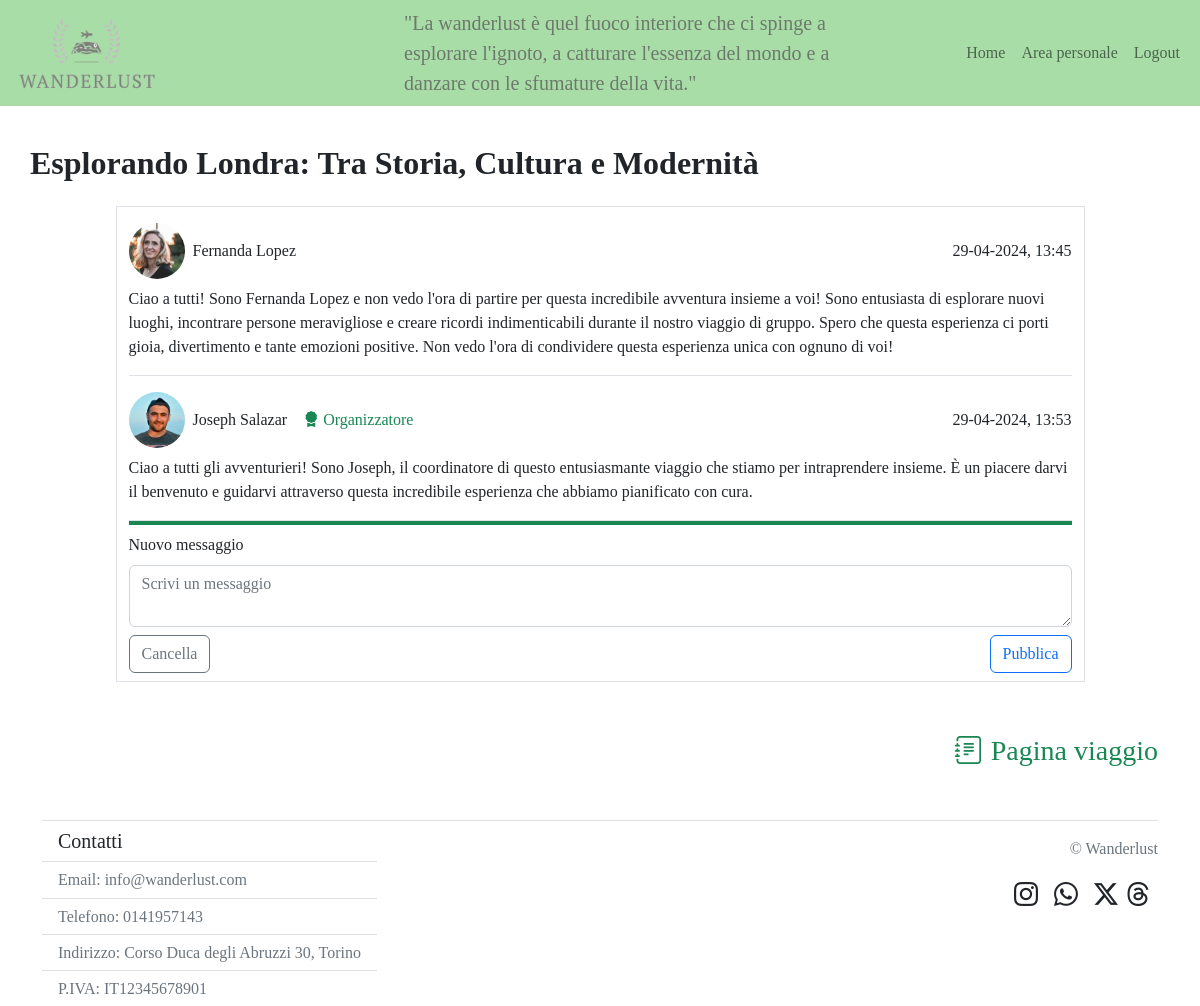
Screenshot of /35/pagina_messaggi (signed in) with the database file from the repository.
### tables this page shows
CREATE TABLE "viaggi" (
	"id"	INTEGER NOT NULL,
	"id_coordinatore"	INTEGER NOT NULL,
	"continente"	TEXT NOT NULL,
	"nazione"	TEXT NOT NULL,
	"data"	TEXT NOT NULL,
	"num_giorni"	TEXT NOT NULL,
	"aeroporto"	TEXT NOT NULL,
	"prezzo"	INTEGER NOT NULL,
	"descrizione"	TEXT NOT NULL,
	"img_viaggio"	TEXT NOT NULL UNIQUE,
	"approvato"	INTEGER NOT NULL,
	"titolo"	TEXT NOT NULL,
	PRIMARY KEY("id" AUTOINCREMENT)
);

CREATE TABLE "messaggi" (
	"id_messaggio"	INTEGER NOT NULL,
	"id_viaggio"	INTEGER NOT NULL,
	"id_utente"	INTEGER NOT NULL,
	"txtMessaggio"	TEXT NOT NULL,
	"data"	TEXT NOT NULL,
	FOREIGN KEY("id_utente") REFERENCES "utenti"("id"),
	FOREIGN KEY("id_viaggio") REFERENCES "viaggi"("id"),
	PRIMARY KEY("id_messaggio" AUTOINCREMENT)
);

CREATE TABLE "utenti" (
	"id"	INTEGER NOT NULL,
	"nome"	TEXT NOT NULL,
	"cognome"	TEXT NOT NULL,
	"email"	TEXT NOT NULL UNIQUE,
	"password"	TEXT NOT NULL,
	"img_profilo"	TEXT NOT NULL,
	"tipologia"	TEXT NOT NULL,
	"banned"	INTEGER NOT NULL,
	PRIMARY KEY("id" AUTOINCREMENT)
);

### app.py (the view)
@app.route('/<int:id_viaggio>/pagina_messaggi', methods=['GET', 'POST'])
@login_required
def pagina_messaggi(id_viaggio):
    lista_partecipanti = viaggi_dao.getPartecipazioniViaggio(id_viaggio)
    partecipante_presente = False
    for partecipante in lista_partecipanti:
        if current_user.id == partecipante['id_utente']:
            partecipante_presente = True
    if not partecipante_presente:
        return render_template('405.html'), 405
    viaggio = viaggi_dao.getViaggio(id_viaggio)
    oggi = datetime.today().strftime('%Y-%m-%d')
    if viaggio['data'] < oggi:
        flash('Non si può visualizzare la chat di un viaggio passato!', 'warning')
        return redirect(url_for('pagina_viaggio', id_viaggio = id_viaggio))
    messaggi = messaggi_dao.getMessaggiViaggio(id_viaggio)
    return render_template('chat.html', viaggio = viaggio, messaggi = messaggi)

### app.py (called while the page is built)
@login_manager.user_loader
def load_user(user_id):
    db_user = utenti_dao.getUtenteByID(user_id)
    if db_user is not None:
        user = User(id=db_user['id'], nome = db_user['nome'], cognome = db_user['cognome'], email = db_user['email'], password = db_user['password'], tipologia = db_user['tipologia'], img_profilo=db_user['img_profilo'])
    return user

### messaggi_dao.py (called while the page is built)
def getMessaggiViaggio(id_viaggio):
    query = 'SELECT * FROM messaggi, utenti WHERE messaggi.id_viaggio = ? AND messaggi.id_utente = utenti.id ORDER BY messaggi.data ASC'
    connection = sqlite3.connect('db/wanderlust.db')
    connection.row_factory = sqlite3.Row
    cursor = connection.cursor()
    cursor.execute(query, (id_viaggio,))
    result = cursor.fetchall()
    cursor.close()
    connection.close()
    return result

### utenti_dao.py (called while the page is built)
def getUtenteByID(id):
    query = 'SELECT * FROM utenti WHERE id = ?'
    connection = sqlite3.connect('db/wanderlust.db')
    connection.row_factory = sqlite3.Row
    cursor = connection.cursor()
    cursor.execute(query, (id,))
    result = cursor.fetchone()
    cursor.close()
    connection.close()
    return result

### viaggi_dao.py (called while the page is built)
def getViaggio(id_viaggio):
    query = 'SELECT * FROM viaggi WHERE id = ?'
    connection = sqlite3.connect('db/wanderlust.db')
    connection.row_factory = sqlite3.Row
    cursor = connection.cursor()
    cursor.execute(query, (id_viaggio,))
    result = cursor.fetchone()
    cursor.close()
    connection.close()
    return result

def getPartecipazioniViaggio(id_viaggio):
    query = 'SELECT * FROM partecipazioni_viaggi, utenti WHERE partecipazioni_viaggi.id_utente = utenti.id AND partecipazioni_viaggi.id_viaggio = ?'
    connection = sqlite3.connect('db/wanderlust.db')
    connection.row_factory = sqlite3.Row
    cursor = connection.cursor()
    cursor.execute(query, (id_viaggio,))
    result = cursor.fetchall()
    cursor.close()
    connection.close()
    return result

### templates/chat.html (shortened to what this page needs)
{% extends "base.html" %}
{%block content%}
<h1 class = "fw-bold display-5 fs-2 fontCopperplate mb-4 padding_negativo_sx">{{viaggio.titolo}}</h1>
<section id="sectionChat" class="border">
    <section id = "sectionMessaggi">
        {%if messaggi%}
        {%for messaggio in messaggi%}
        <article class="d-flex flex-column justify-content-center border-bottom py-3">
            <article class="d-flex justify-content-between align-content-center">
                <section class="d-flex justify-content-start align-items-center">
                    <img class = "img_profilo_list rounded-circle me-2" src = "{{url_for('static', filename = 'utenti/'+messaggio.img_profilo)}}">
                    <p class="pMarginNegativo fontChancery">{{messaggio.nome}} {{messaggio.cognome}}</p>
                    {%if messaggio.id_utente == viaggio.id_coordinatore%}
                    <section class="d-flex justify-content-start align-items-center ms-3 fs-6 text-success">
                        <i class="bi bi-award-fill me-1"></i>
                        <p class="pMarginNegativo">Organizzatore</p>
                    </section>
                    {%endif%}
                </section>
                <section class="d-flex align-items-center fontCopperplate">
                    {{messaggio.data}}
                </section>
            </article>
            <section class="mt-2">
                {{messaggio.txtMessaggio}}
            </section>
        </article>
        {%endfor%}
        {%else%}
        <article class="mt-3">
            <p class="text-secondary">Non sono ancora stati pubblicati messaggi per questo viaggio.</p>
        </article>
        {%endif%}
    </section>
    <article class="border-top pt-2 border-4 border-success">
        <form action = "{{url_for('nuovo_messaggio', id_viaggio = viaggio.id, id_utente = current_user.id)}}" method="POST" class="mb-2">
            <div class="mb-2">
                <label for="textAreaComment" class="form-label">Nuovo messaggio</label>
                <textarea name = "txtMessage" class="form-control" id="textAreaComment" rows="2" placeholder="Scrivi un messaggio" minlength="4"></textarea>
            </div>
            <div class="d-flex justify-content-between">
                <button type="reset" class="btn btn-outline-secondary fontCopperplate">Cancella</button>
                <button type="submit" class="btn btn-outline-primary fontCopperplate">Pubblica</button>
            </div>
        </form>
    </article>
</section>
<section class = "d-flex justify-content-end align-items-center mt-5">
    <a class="d-flex justify-content-start anchorNoTextDec fs-3 text-success" href="{{ url_for('pagina_viaggio', id_viaggio = viaggio.id) }}">
        <i class="bi bi-journal-text me-2"></i>
        <p class="fontCopperplate pMarginNegativo">Pagina viaggio</p>
    </a>
</section>
{%endblock%}

### static/style.css (style rules this page uses)
body { font-family: Georgia, 'Times New Roman', Times, serif; }
.fontChancery { font-family: Apple Chancery, cursive; }
.anchorNoTextDec { text-decoration: none; }
.fontCopperplate { font-family: Copperplate, Copperplate Gothic Light, fantasia; }
.padding_negativo_sx { padding-left: 0%; }
.pMarginNegativo { margin-bottom: 0%; }
.img_profilo_list { width: 3.5em; }
#sectionChat { max-height: 50em; width: 85%; display: flex; flex-direction: column; justify-content: space-between; }
#sectionMessaggi { max-height: 40em; overflow-y: auto; }

### rows the page displays
viaggi: titolo "Esplorando Londra: Tra Storia, Cultura e Modernità"
messaggi: img_profilo (picture), nome "Fernanda", cognome "Lopez", data "29-04-2024, 13:45", txtMessaggio "Ciao a tutti! Sono Fernanda Lopez e non vedo l'ora di partire per questa incredibile avventura insieme a voi! Sono entusiasta di esplorare nuovi luoghi, incontrare persone meravigliose e creare ricordi indimenticabili durante il nostro viaggio di gruppo. Spero che questa esperienza ci porti gioia, divertimento e tante emozioni positive. Non vedo l'ora di condividere questa esperienza unica con ognuno di voi!"
messaggi: img_profilo (picture), nome "Joseph", cognome "Salazar", shows "Organizzatore", data "29-04-2024, 13:53", txtMessaggio "Ciao a tutti gli avventurieri! Sono Joseph, il coordinatore di questo entusiasmante viaggio che stiamo per intraprendere insieme. È un piacere darvi il benvenuto e guidarvi attraverso questa incredibile esperienza che abbiamo pianificato con cura."
